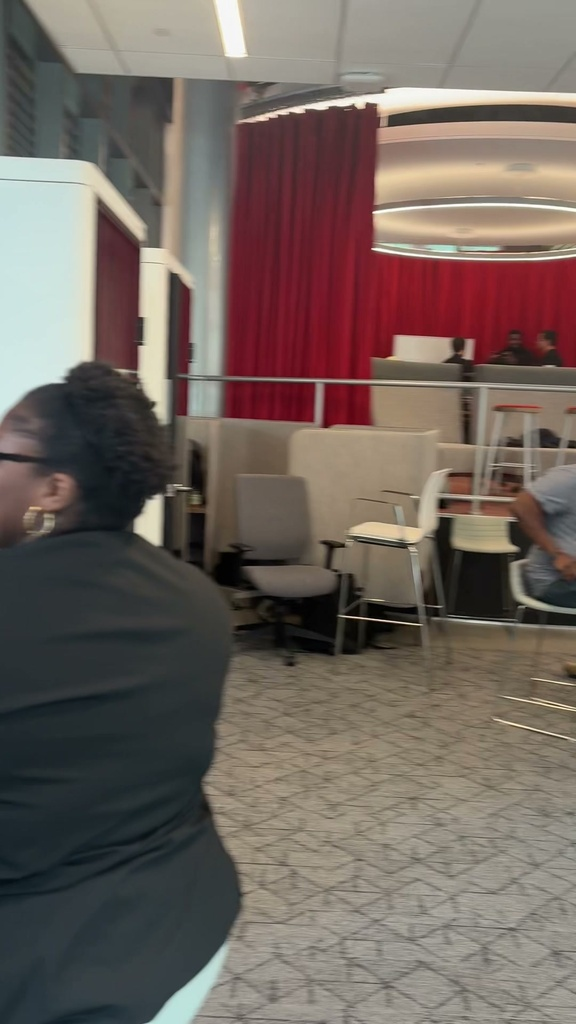
#> input picture web/scenes/office/photos/0000.jpg, 576 x 1024 px; its folder holds 2 pictures in this run
$ python prepare_images.py --input ../web/scenes/office/photos --scene ../web/scenes/office/photos   (older library calls are emulated)
#> lines starting #> are read from the running program, lines starting #| are printed output that depends on the picture
"""Normalize phone photos (HEIC/JPG/PNG) or a video into a scene's images/ folder.

Usage:
  python pipeline/prepare_images.py --input ../data/photos_raw --scene ../data/office
  python pipeline/prepare_images.py --input clip.mov --scene ../data/office --fps 2
"""
import argparse
import json
import shutil
import subprocess
import tempfile
from pathlib import Path

import cv2
import numpy as np
from PIL import Image, ImageOps

try:
    from pillow_heif import register_heif_opener

    register_heif_opener()
#> (this line was passed over: pillow_heif is not available in this run)
except ImportError:
    pass

IMAGE_EXTS = {".jpg", ".jpeg", ".png", ".heic", ".heif", ".webp"}
VIDEO_EXTS = {".mov", ".mp4", ".m4v"}


def sharpness(rgb: np.ndarray) -> float:
    gray = cv2.cvtColor(rgb, cv2.COLOR_RGB2GRAY)
    return float(cv2.Laplacian(gray, cv2.CV_64F).var())


def extract_video(video: Path, fps: float, out_dir: Path) -> list[Path]:
    subprocess.run(
        ["ffmpeg", "-loglevel", "error", "-i", str(video), "-vf", f"fps={fps}", "-q:v", "2",
         str(out_dir / "f_%04d.jpg")],
        check=True,
    )
    return sorted(out_dir.glob("f_*.jpg"))


def main():
    ap = argparse.ArgumentParser()
    ap.add_argument("--input", required=True, help="photo folder or a single video file")
    ap.add_argument("--scene", required=True, help="scene folder, e.g. ../data/office")
    ap.add_argument("--long-side", type=int, default=1024)
    ap.add_argument("--fps", type=float, default=2.0, help="frame rate when input is a video")
    ap.add_argument("--max-images", type=int, default=60)
    args = ap.parse_args()

    src = Path(args.input)
    scene = Path(args.scene)
    out = scene / "images"
    if out.exists():
        shutil.rmtree(out)
    out.mkdir(parents=True)

    tmp = None
    if src.is_file() and src.suffix.lower() in VIDEO_EXTS:
        tmp = Path(tempfile.mkdtemp())
        files = extract_video(src, args.fps, tmp)
    else:
        files = sorted(p for p in src.iterdir() if p.suffix.lower() in IMAGE_EXTS)
    if not files:
        raise SystemExit(f"no images found in {src}")

    records = []
    for f in files:
        img = ImageOps.exif_transpose(Image.open(f)).convert("RGB")
#> img is the input picture: PIL image 576x1024 RGB; mean R, G, B 113, 101, 94.4
        w, h = img.size
#> w = 576; h = 1024
        s = args.long_side / max(w, h)
#> s = 1
        if s < 1:
            img = img.resize((round(w * s), round(h * s)), Image.LANCZOS)
        records.append({"source": f.name, "sourceSize": [w, h], "img": img,
                        "sharpness": sharpness(np.asarray(img))})
#> in sharpness, `gray = cv2.cvtColor(rgb, cv2.COLOR_RGB2GRAY)`:
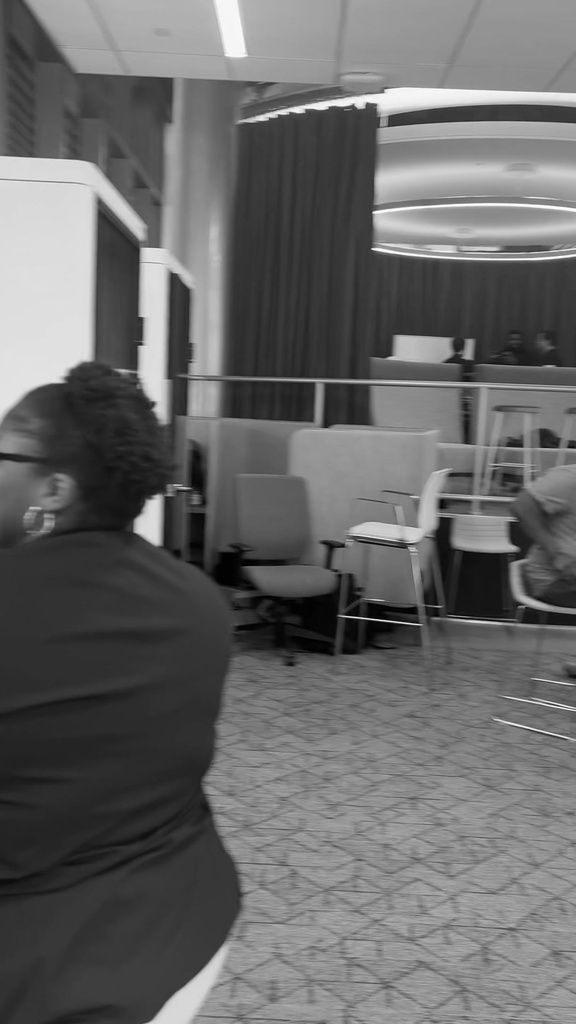
#> gray: shape (1024, 576); min 0, max 254, mean 103.8
#> pass 2 of the loop in main, `for f in files:`:
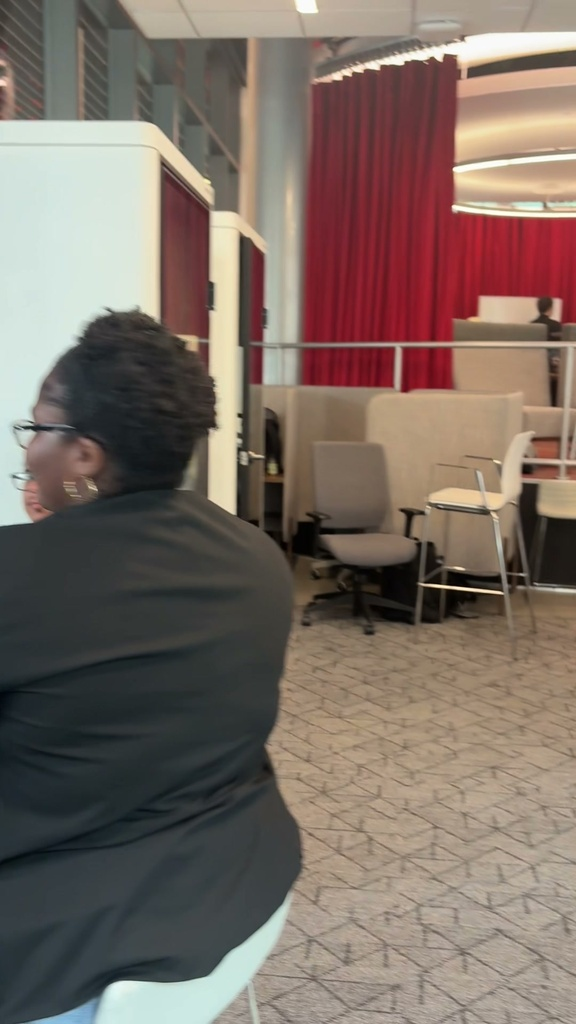
#> input picture web/scenes/office/photos/0001.jpg, 576 x 1024 px
#> in main, img is the input picture: PIL image 576x1024 RGB; mean R, G, B 123.6, 109, 100.2
#> in sharpness (call 2), `gray = cv2.cvtColor(rgb, cv2.COLOR_RGB2GRAY)`:
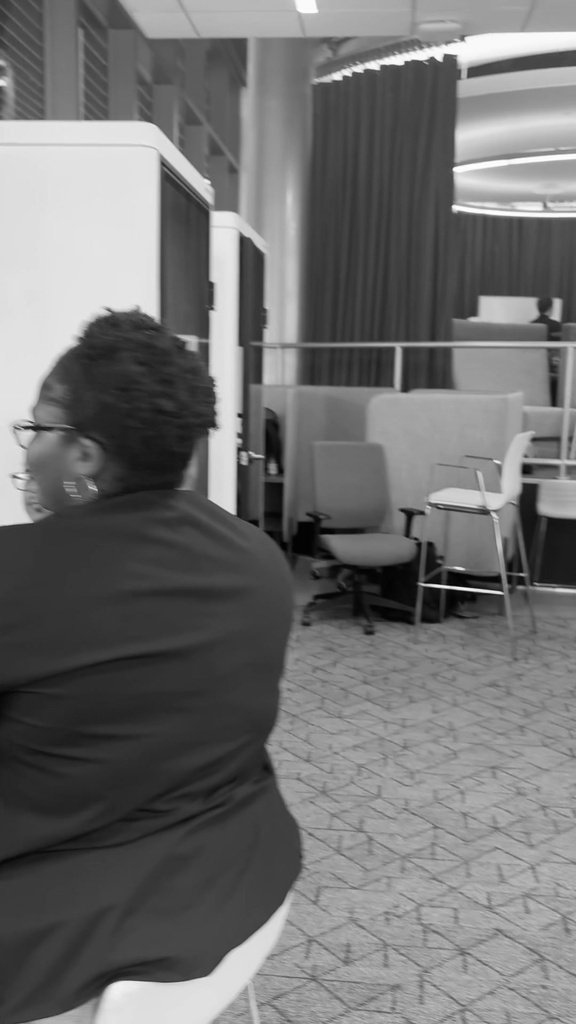
#> gray: shape (1024, 576); min 1, max 254, mean 112.4

    # Too many frames: keep evenly spaced ones (photos are assumed to be in walking order).
    if len(records) > args.max_images:
        idx = np.linspace(0, len(records) - 1, args.max_images).round().astype(int)
        records = [records[i] for i in idx]

    sharp = np.array([r["sharpness"] for r in records])
#> sharp = [270.6, 109.4]
    blur_cut = np.median(sharp) * 0.35
#> blur_cut = 66.51
    manifest = []
    for i, r in enumerate(records):
        name = f"{i:04d}.jpg"
        r["img"].save(out / name, quality=95)
        manifest.append({"file": name, "source": r["source"], "sourceSize": r["sourceSize"],
                         "size": list(r["img"].size), "sharpness": round(r["sharpness"], 1),
                         "likelyBlurry": bool(r["sharpness"] < blur_cut)})
#> this loop made 2 passes
#> name on passes 1 to 2: '0000.jpg', '0001.jpg'
#> after the loop, manifest = 2 items

    (scene / "frames_manifest.json").write_text(json.dumps(manifest, indent=2, ensure_ascii=False))
    if tmp:
        shutil.rmtree(tmp)

    sizes = {tuple(m["size"]) for m in manifest}
#> sizes = 1 item
    print(f"{len(manifest)} images -> {out}  sizes={sizes}")
#| 2 images -> ../web/scenes/office/photos/images  sizes={(576, 1024)}
    blurry = [m["source"] for m in manifest if m["likelyBlurry"]]
#> blurry = []
    if blurry:
        print(f"possibly blurry ({len(blurry)}): {blurry}")
    if len(sizes) > 1:
        print("warning: mixed orientations/sizes; VGGT works best with one orientation")


if __name__ == "__main__":
    main()
